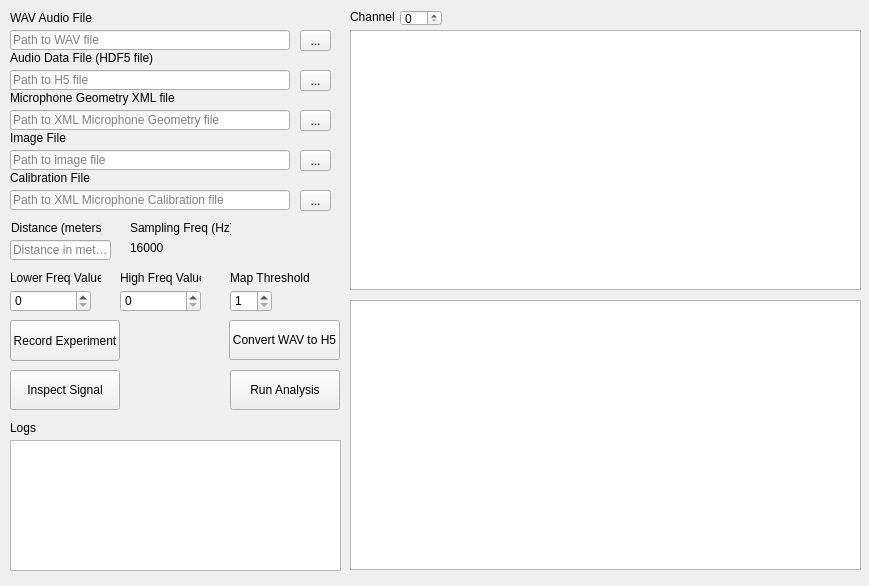
<?xml version="1.0" encoding="UTF-8"?>
<ui version="4.0">
 <class>MainWindow</class>
 <widget class="QMainWindow" name="MainWindow">
  <property name="geometry">
   <rect>
    <x>0</x>
    <y>0</y>
    <width>869</width>
    <height>586</height>
   </rect>
  </property>
  <property name="windowTitle">
   <string>MainWindow</string>
  </property>
  <widget class="QWidget" name="centralwidget">
   <widget class="QGraphicsView" name="AmplitudeView">
    <property name="geometry">
     <rect>
      <x>350</x>
      <y>30</y>
      <width>511</width>
      <height>260</height>
     </rect>
    </property>
   </widget>
   <widget class="QGraphicsView" name="MagnitudeView">
    <property name="geometry">
     <rect>
      <x>350</x>
      <y>300</y>
      <width>511</width>
      <height>270</height>
     </rect>
    </property>
   </widget>
   <widget class="QLabel" name="MicrophoneGeometryFileLabel">
    <property name="geometry">
     <rect>
      <x>10</x>
      <y>90</y>
      <width>191</width>
      <height>16</height>
     </rect>
    </property>
    <property name="text">
     <string>Microphone Geometry XML file</string>
    </property>
   </widget>
   <widget class="QLabel" name="AudioDataFileLabel">
    <property name="geometry">
     <rect>
      <x>10</x>
      <y>50</y>
      <width>191</width>
      <height>16</height>
     </rect>
    </property>
    <property name="text">
     <string>Audio Data File (HDF5 file)</string>
    </property>
   </widget>
   <widget class="QLabel" name="FrequencyLabel">
    <property name="geometry">
     <rect>
      <x>130</x>
      <y>220</y>
      <width>101</width>
      <height>16</height>
     </rect>
    </property>
    <property name="text">
     <string>Sampling Freq (Hz)</string>
    </property>
   </widget>
   <widget class="QLabel" name="ThresholdLabel">
    <property name="geometry">
     <rect>
      <x>230</x>
      <y>270</y>
      <width>81</width>
      <height>16</height>
     </rect>
    </property>
    <property name="text">
     <string>Map Threshold</string>
    </property>
   </widget>
   <widget class="QLabel" name="FrequencyValueLabel">
    <property name="geometry">
     <rect>
      <x>130</x>
      <y>240</y>
      <width>111</width>
      <height>16</height>
     </rect>
    </property>
    <property name="text">
     <string>16000</string>
    </property>
   </widget>
   <widget class="QSpinBox" name="MapThresholdBox">
    <property name="geometry">
     <rect>
      <x>230</x>
      <y>290</y>
      <width>42</width>
      <height>22</height>
     </rect>
    </property>
    <property name="minimum">
     <number>1</number>
    </property>
    <property name="maximum">
     <number>10</number>
    </property>
   </widget>
   <widget class="QLabel" name="LowerFreqLabel">
    <property name="geometry">
     <rect>
      <x>10</x>
      <y>270</y>
      <width>91</width>
      <height>16</height>
     </rect>
    </property>
    <property name="text">
     <string>Lower Freq Value</string>
    </property>
   </widget>
   <widget class="QLabel" name="HighFreqLabel">
    <property name="geometry">
     <rect>
      <x>120</x>
      <y>270</y>
      <width>81</width>
      <height>16</height>
     </rect>
    </property>
    <property name="text">
     <string>High Freq Value</string>
    </property>
   </widget>
   <widget class="QSpinBox" name="LowerFreqBox">
    <property name="geometry">
     <rect>
      <x>10</x>
      <y>290</y>
      <width>81</width>
      <height>22</height>
     </rect>
    </property>
   </widget>
   <widget class="QSpinBox" name="HighFreqBox">
    <property name="geometry">
     <rect>
      <x>120</x>
      <y>290</y>
      <width>81</width>
      <height>22</height>
     </rect>
    </property>
   </widget>
   <widget class="QPushButton" name="InspectSignalButton">
    <property name="geometry">
     <rect>
      <x>10</x>
      <y>370</y>
      <width>110</width>
      <height>40</height>
     </rect>
    </property>
    <property name="text">
     <string>Inspect Signal</string>
    </property>
   </widget>
   <widget class="QPushButton" name="RunAnalysisButton">
    <property name="geometry">
     <rect>
      <x>230</x>
      <y>370</y>
      <width>110</width>
      <height>40</height>
     </rect>
    </property>
    <property name="text">
     <string>Run Analysis</string>
    </property>
   </widget>
   <widget class="QLineEdit" name="MicrophoneGeometryEdit">
    <property name="geometry">
     <rect>
      <x>10</x>
      <y>110</y>
      <width>280</width>
      <height>20</height>
     </rect>
    </property>
    <property name="placeholderText">
     <string>Path to XML Microphone Geometry file</string>
    </property>
   </widget>
   <widget class="QLineEdit" name="HDF5Edit">
    <property name="geometry">
     <rect>
      <x>10</x>
      <y>70</y>
      <width>280</width>
      <height>20</height>
     </rect>
    </property>
    <property name="placeholderText">
     <string>Path to H5 file</string>
    </property>
   </widget>
   <widget class="QToolButton" name="MicrophoneFileToolButton">
    <property name="geometry">
     <rect>
      <x>300</x>
      <y>110</y>
      <width>31</width>
      <height>21</height>
     </rect>
    </property>
    <property name="text">
     <string>...</string>
    </property>
   </widget>
   <widget class="QToolButton" name="HDF5ToolButton">
    <property name="geometry">
     <rect>
      <x>300</x>
      <y>70</y>
      <width>31</width>
      <height>21</height>
     </rect>
    </property>
    <property name="text">
     <string>...</string>
    </property>
   </widget>
   <widget class="QLabel" name="LogsLabel">
    <property name="geometry">
     <rect>
      <x>10</x>
      <y>420</y>
      <width>61</width>
      <height>16</height>
     </rect>
    </property>
    <property name="text">
     <string>Logs</string>
    </property>
   </widget>
   <widget class="QTextBrowser" name="textBrowser">
    <property name="geometry">
     <rect>
      <x>10</x>
      <y>440</y>
      <width>331</width>
      <height>131</height>
     </rect>
    </property>
   </widget>
   <widget class="QLabel" name="ChannelLabel">
    <property name="geometry">
     <rect>
      <x>350</x>
      <y>10</y>
      <width>47</width>
      <height>13</height>
     </rect>
    </property>
    <property name="text">
     <string>Channel</string>
    </property>
   </widget>
   <widget class="QSpinBox" name="ChannelSpinBox">
    <property name="geometry">
     <rect>
      <x>400</x>
      <y>10</y>
      <width>42</width>
      <height>16</height>
     </rect>
    </property>
   </widget>
   <widget class="QToolButton" name="WavFileToolButton">
    <property name="geometry">
     <rect>
      <x>300</x>
      <y>30</y>
      <width>31</width>
      <height>21</height>
     </rect>
    </property>
    <property name="text">
     <string>...</string>
    </property>
   </widget>
   <widget class="QLineEdit" name="WavFileEdit">
    <property name="geometry">
     <rect>
      <x>10</x>
      <y>30</y>
      <width>280</width>
      <height>20</height>
     </rect>
    </property>
    <property name="placeholderText">
     <string>Path to WAV file</string>
    </property>
   </widget>
   <widget class="QLabel" name="WavFileLabel">
    <property name="geometry">
     <rect>
      <x>10</x>
      <y>10</y>
      <width>191</width>
      <height>16</height>
     </rect>
    </property>
    <property name="text">
     <string>WAV Audio File</string>
    </property>
   </widget>
   <widget class="QLabel" name="ImageFileLabel">
    <property name="geometry">
     <rect>
      <x>10</x>
      <y>130</y>
      <width>191</width>
      <height>16</height>
     </rect>
    </property>
    <property name="text">
     <string>Image File</string>
    </property>
   </widget>
   <widget class="QLineEdit" name="ImageFileEdit">
    <property name="geometry">
     <rect>
      <x>10</x>
      <y>150</y>
      <width>280</width>
      <height>20</height>
     </rect>
    </property>
    <property name="placeholderText">
     <string>Path to image file</string>
    </property>
   </widget>
   <widget class="QToolButton" name="ImageFileToolButton">
    <property name="geometry">
     <rect>
      <x>300</x>
      <y>150</y>
      <width>31</width>
      <height>21</height>
     </rect>
    </property>
    <property name="text">
     <string>...</string>
    </property>
   </widget>
   <widget class="QPushButton" name="ConvertToH5Button">
    <property name="geometry">
     <rect>
      <x>229</x>
      <y>320</y>
      <width>111</width>
      <height>40</height>
     </rect>
    </property>
    <property name="text">
     <string>Convert WAV to H5</string>
    </property>
   </widget>
   <widget class="QLabel" name="DistanceLabel">
    <property name="geometry">
     <rect>
      <x>11</x>
      <y>220</y>
      <width>91</width>
      <height>16</height>
     </rect>
    </property>
    <property name="text">
     <string>Distance (meters)</string>
    </property>
   </widget>
   <widget class="QLineEdit" name="DistanceEdit">
    <property name="geometry">
     <rect>
      <x>10</x>
      <y>240</y>
      <width>101</width>
      <height>20</height>
     </rect>
    </property>
    <property name="placeholderText">
     <string>Distance in meters</string>
    </property>
   </widget>
   <widget class="QPushButton" name="RecordExperimentButton">
    <property name="geometry">
     <rect>
      <x>10</x>
      <y>320</y>
      <width>110</width>
      <height>41</height>
     </rect>
    </property>
    <property name="text">
     <string>Record Experiment</string>
    </property>
   </widget>
   <widget class="QToolButton" name="MicrophoneCalibrationFileToolButton">
    <property name="geometry">
     <rect>
      <x>300</x>
      <y>190</y>
      <width>31</width>
      <height>21</height>
     </rect>
    </property>
    <property name="text">
     <string>...</string>
    </property>
   </widget>
   <widget class="QLineEdit" name="MicrophoneCalibrationFileEdit">
    <property name="geometry">
     <rect>
      <x>10</x>
      <y>190</y>
      <width>280</width>
      <height>20</height>
     </rect>
    </property>
    <property name="placeholderText">
     <string>Path to XML Microphone Calibration file</string>
    </property>
   </widget>
   <widget class="QLabel" name="MicrophoneCalibrationFileLabel">
    <property name="geometry">
     <rect>
      <x>10</x>
      <y>170</y>
      <width>191</width>
      <height>16</height>
     </rect>
    </property>
    <property name="text">
     <string>Calibration File</string>
    </property>
   </widget>
  </widget>
 </widget>
 <resources/>
 <connections/>
</ui>
